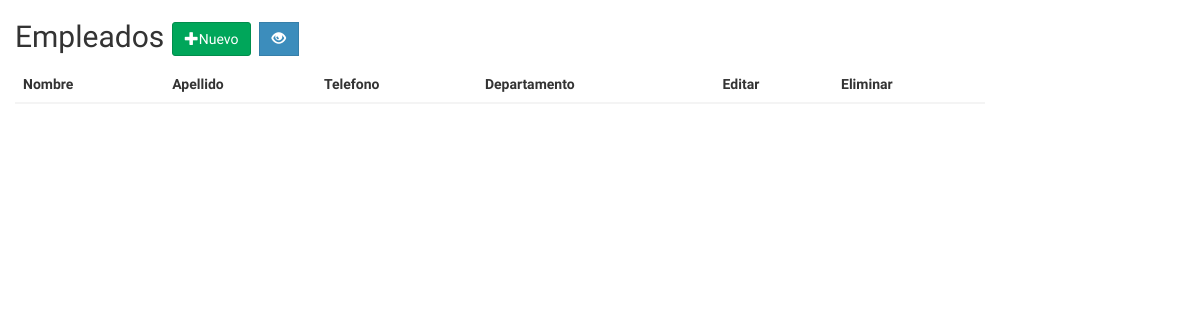
The page /empleados/ver_empleados.php on the database as committed earlier.
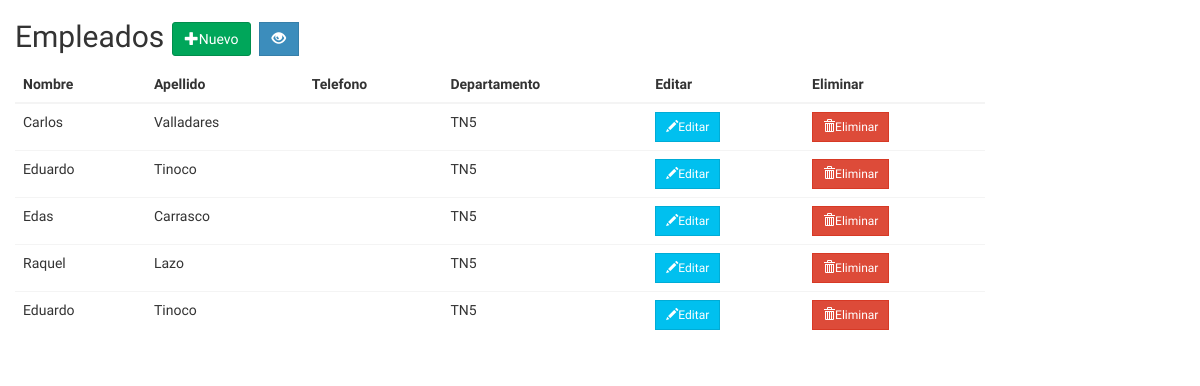
The same page on the database as committed later.
### tables this page shows
CREATE TABLE `empleados` (
  `id` int(11) NOT NULL,
  `nombre` varchar(20) NOT NULL,
  `apellido` varchar(20) NOT NULL,
  `telefono` varchar(9) NOT NULL,
  `correo` varchar(30) NOT NULL,
  `id_departamento` int(11) NOT NULL
);

CREATE TABLE `departamento` (
  `id_departamento` int(11) NOT NULL,
  `nombre_dep` varchar(45) NOT NULL
);

### empleados/ver_empleados.php (the view, shortened to what this page needs)
<!doctype html>
<html lang="en">
<head>
    <link rel="stylesheet" href="../bootstrap/css/bootstrap.min.css" >
    <link rel="stylesheet" href="../plugins/datatables/jquery.dataTables.min.css" >
    <link rel="stylesheet" href="../dist/css/AdminLTE.min.css">
</head>
<body>
<div class="container-fluid">
      <h2>Empleados
                        <a href="empleados.php" class="btn btn-success btn-md">
                            <span class="glyphicon glyphicon-plus"></span>Nuevo
                        </a>
          <a href="ver_advance.php" class="btn btn-flat btn-primary btn-md">
                            <span class="glyphicon glyphicon-eye-open"></span>
                        </a>
                    </h2>
    <div class="row">
        <div class="col-lg-10">
         <table id="ver" class="display table " cellspacing="0" >
                <thead>
                    <tr>
                        <th data-field="nombre">Nombre</th>
                        <th data-field="apellido">Apellido</th>
                        <th data-field="telefono">Telefono</th>
                        <th data-field="departamento">Departamento</th>
                        <th data-field="editar">Editar</th>
                        <th data-field="eliminar">Eliminar</th>
                    </tr>
                <tbody>
                <?php
              $mbd=DB::connect();DB::disconnect();
             $proof=$mbd->query("SELECT id, nombre, apellido, telefono, departamento.nombre_dep FROM
                              empleados e INNER JOIN departamento ON e.id_departamento=departamento.id_departamento");
                while($row = $row = $proof->fetch(PDO::FETCH_ASSOC)){
                    echo "
                    <tr>
                        <td>".$row["nombre"]."</td>
                        <td>".$row["apellido"]."</td>
                        <td>".$row["telefono"]."</td>
                        <td>".$row["nombre_dep"]."</td>
                        <td>
                             <a href=\"editar.php?id=".$row["id"]."\" class=\"btn btn-flat btn-info btn-sm\">
                                    <span class=\"glyphicon glyphicon-pencil\"></span>Editar
                              </a>
                               </td>
							   <td>
                             <a href=\"editar.php?id=".$row["id"]."\" class=\"btn btn-flat btn-danger btn-sm\">
                                    <span class=\"glyphicon glyphicon-trash\"></span>Eliminar
                              </a>
                               </td>
                    </tr>";
                }
                ?>
                </tbody>
            </table>
        </div>
    </div>
    </div>
</body>
</html>

Rows that differ between the two databases and show on the page:
added empleados: nombre "Carlos", apellido "Valladares", id_departamento.nombre_dep "TN5"
added empleados: nombre "Eduardo", apellido "Tinoco", id_departamento.nombre_dep "TN5"
now on this page (row edited): empleados: nombre "Edas", apellido "Carrasco", id_departamento.nombre_dep "TN5"
now on this page (row edited): empleados: nombre "Raquel", apellido "Lazo", id_departamento.nombre_dep "TN5"
now on this page (row edited): empleados: nombre "Eduardo", apellido "Tinoco", id_departamento.nombre_dep "TN5"
